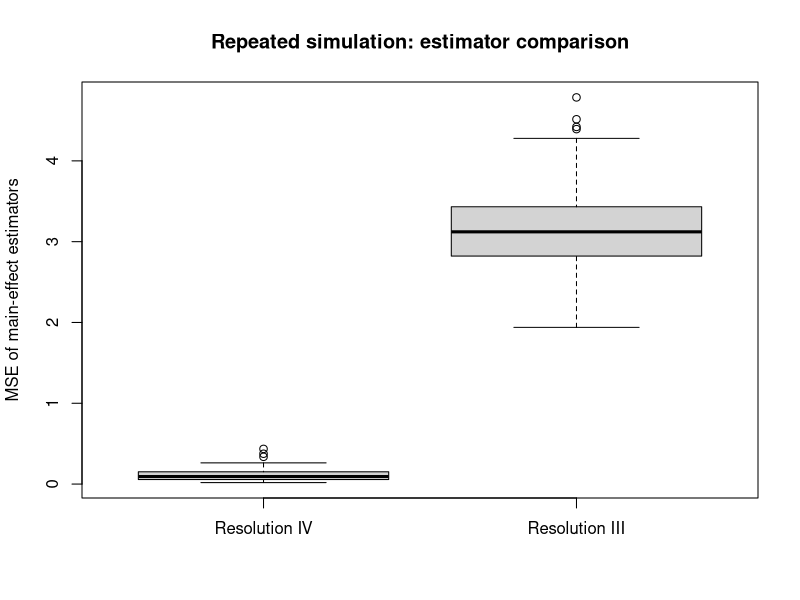

The R source for this figure:
#Unreplicated FFD

set.seed(2026)

###########################################################################
## 1) Full 2^4 design, one run per cell
###########################################################################

des <- expand.grid(A = c(-1, 1), B = c(-1, 1), C = c(-1, 1), D = c(-1, 1))

## optional physical levels, just to mimic your earlier style
des$A_lev <- ifelse(des$A == -1, 8, 12)
des$B_lev <- ifelse(des$B == -1, 2, 5)
des$C_lev <- ifelse(des$C == -1, 40, 60)
des$D_lev <- ifelse(des$D == -1, 100, 140)

## true model:
## keep main effects, and include some nonzero 2-factor interactions
## so Resolution III will suffer from aliasing with 2FIs
beta <- c(
  mu  = 75,
  A   = 5,
  B   = 0,
  C   = 6,
  D   = 4,
  AB  = 3,
  AC  = -2,
  AD  = 0,
  BC  = 2.5,
  BD  = 0,
  CD  = 0,
  ABC = 0,
  ABD = 0,
  ACD = 0,
  BCD = 0,
  ABCD = 0
)

X <- model.matrix(~ A*B*C*D, des)
eta <- as.vector(X %*% beta)
Y   <- eta + rnorm(nrow(des), 0, 1)

full_dat <- data.frame(
  A = des$A,
  B = des$B,
  C = des$C,
  D = des$D,
  Y = Y,
  eta = eta
)

###########################################################################
## 2) Two 8-run half fractions 
###########################################################################

## Resolution IV: D = A*B*C   -> I = ABCD
idx_R4 <- with(des, D == A * B * C)
dat_R4 <- full_dat[idx_R4, ]

## Resolution III: D = A*B    -> I = ABD
idx_R3 <- with(des, D == A * B)
dat_R3 <- full_dat[idx_R3, ]

cat("Resolution IV runs:\n")
print(dat_R4)

cat("\nResolution III runs:\n")
print(dat_R3)

###########################################################################
## 3) Fit main-effects models on each fraction
###########################################################################

fit_R4 <- lm(Y ~ A + B + C + D, data = dat_R4)
fit_R3 <- lm(Y ~ A + B + C + D, data = dat_R3)

cat("\nResolution IV fit:\n")
print(summary(fit_R4))
print(coef(fit_R4))

cat("\nResolution III fit:\n")
print(summary(fit_R3))
print(coef(fit_R3))

###########################################################################
## 4) Compare estimated main effects to the true main effects
###########################################################################

true_main <- beta[c("mu", "A", "B", "C", "D")]

est_R4 <- coef(fit_R4)[c("(Intercept)", "A", "B", "C", "D")]
est_R3 <- coef(fit_R3)[c("(Intercept)", "A", "B", "C", "D")]


cat("\nTrue main-effect coefficients:\n")
print(true_main)

cat("\nEstimated main effects from Resolution IV:\n")
print(est_R4)

cat("\nEstimated main effects from Resolution III:\n")
print(est_R3)

mse_coef_R4 <- mean((est_R4 - true_main)^2)
mse_coef_R3 <- mean((est_R3 - true_main)^2)

cat("\nMSE of estimated main-effect coefficients:\n")
cat("Resolution IV =", mse_coef_R4, "\n")
cat("Resolution III =", mse_coef_R3, "\n")



###########################################################################
## 5) Repeated simulation: compare estimators of main effects
###########################################################################

true_main <- beta[c("mu", "A", "B", "C", "D")]

one_run_compare <- function(sd_eps = 1) {
  Y_tmp <- eta + rnorm(length(eta), 0, sd_eps)
  
  dat_R4_tmp <- data.frame(
    A = des$A[idx_R4],
    B = des$B[idx_R4],
    C = des$C[idx_R4],
    D = des$D[idx_R4],
    Y = Y_tmp[idx_R4]
  )
  
  dat_R3_tmp <- data.frame(
    A = des$A[idx_R3],
    B = des$B[idx_R3],
    C = des$C[idx_R3],
    D = des$D[idx_R3],
    Y = Y_tmp[idx_R3]
  )
  
  fit_R4_tmp <- lm(Y ~ A + B + C + D, data = dat_R4_tmp)
  fit_R3_tmp <- lm(Y ~ A + B + C + D, data = dat_R3_tmp)
  
  est_R4_tmp <- coef(fit_R4_tmp)[c("(Intercept)", "A", "B", "C", "D")]
  est_R3_tmp <- coef(fit_R3_tmp)[c("(Intercept)", "A", "B", "C", "D")]
  
  names(est_R4_tmp)[1] <- "mu"
  names(est_R3_tmp)[1] <- "mu"
  
  c(
    mu_R4 = est_R4_tmp["mu"],
    A_R4  = est_R4_tmp["A"],
    B_R4  = est_R4_tmp["B"],
    C_R4  = est_R4_tmp["C"],
    D_R4  = est_R4_tmp["D"],
    
    mu_R3 = est_R3_tmp["mu"],
    A_R3  = est_R3_tmp["A"],
    B_R3  = est_R3_tmp["B"],
    C_R3  = est_R3_tmp["C"],
    D_R3  = est_R3_tmp["D"],
    
    mse_R4 = mean((est_R4_tmp - true_main)^2),
    mse_R3 = mean((est_R3_tmp - true_main)^2)
  )
}

set.seed(2026)
res <- replicate(100, one_run_compare(sd_eps = 1))
res <- t(res)

boxplot(res[, "mse_R4"], res[, "mse_R3"],
        names = c("Resolution IV", "Resolution III"),
        ylab = "MSE of main-effect estimators",
        main = "Repeated simulation: estimator comparison")
